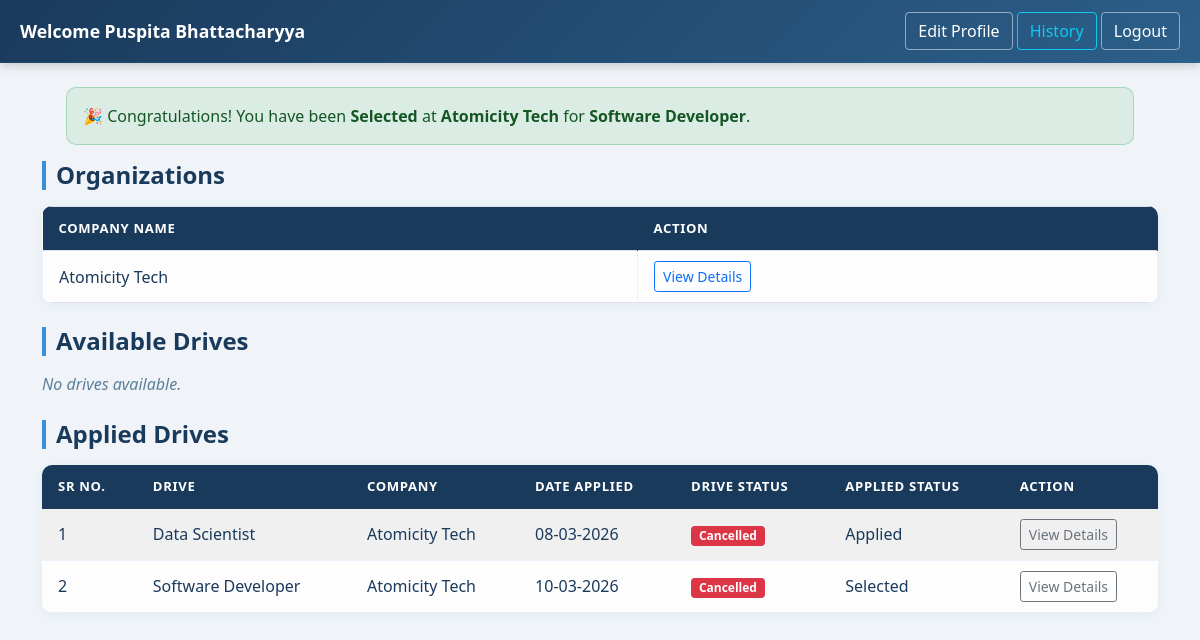
The page /student_dashboard/2 on the database as committed earlier.
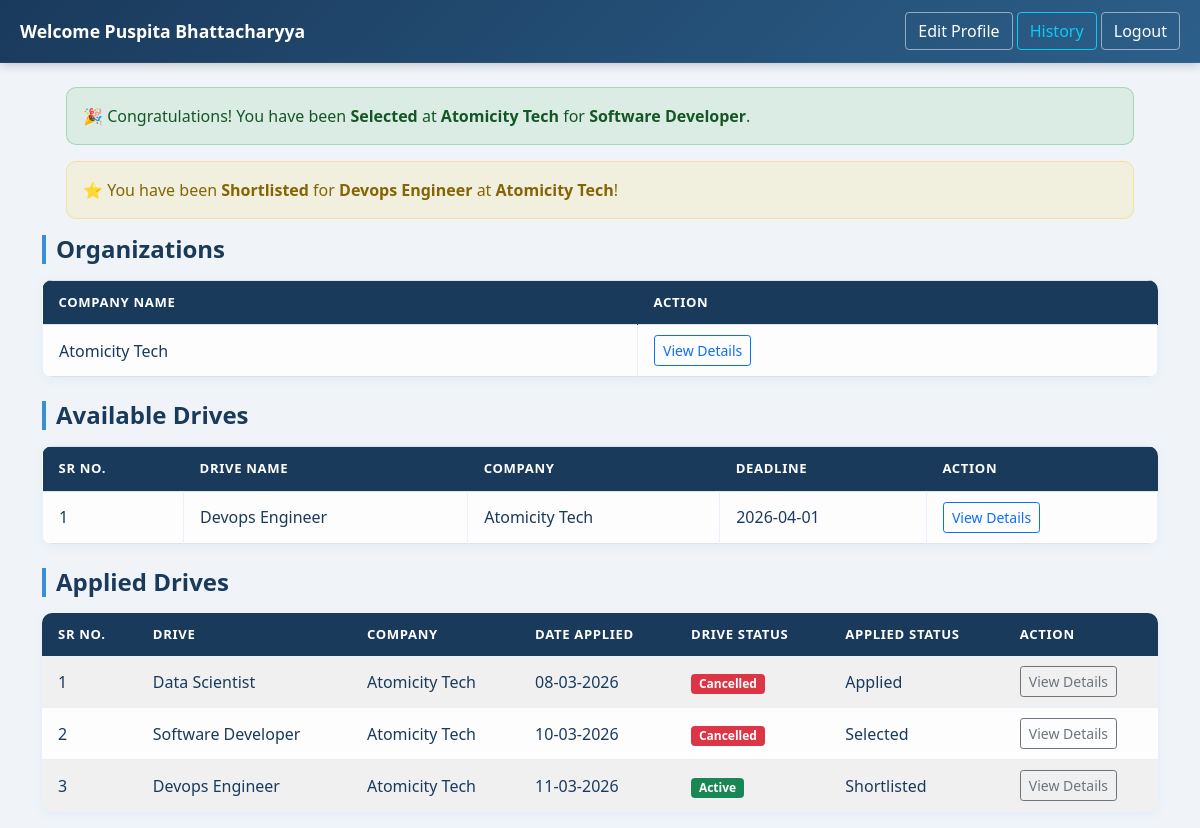
The same page on the database as committed later.
### application/models.py (models this page shows)
class Student(db.Model):
    __tablename__ = 'student'
    id = db.Column(db.Integer, primary_key=True)
    fullname = db.Column(db.String(150), nullable=False)
    user_id = db.Column(db.Integer, db.ForeignKey('user.id'), nullable=False)
    education = db.Column(db.String(200))
    skills = db.Column(db.String(300))
    resume_filename = db.Column(db.String(200))
    applications = db.relationship('Application', backref='student', lazy=True)

class Application(db.Model):
    __tablename__ = 'application'
    id = db.Column(db.Integer, primary_key=True)
    student_id = db.Column(db.Integer, db.ForeignKey('student.id'), nullable=False)
    drive_id = db.Column(db.Integer, db.ForeignKey('drive.id'), nullable=False)
    company_id = db.Column(db.Integer, db.ForeignKey('company.id'), nullable=False)
    applied_on = db.Column(db.DateTime, default=lambda: datetime.now(timezone.utc))
    status = db.Column(db.String(30), default="Applied")
    __table_args__ = (
        UniqueConstraint('student_id', 'drive_id', name='unique_application'),)

class Company(db.Model):
    __tablename__ = 'company'
    id = db.Column(db.Integer, primary_key=True)
    company_name = db.Column(db.String(150), nullable=False)
    user_id = db.Column(db.Integer, db.ForeignKey('user.id'), nullable=False)
    contact = db.Column(db.String(100))
    website = db.Column(db.String(200))
    description = db.Column(db.Text)
    is_approved = db.Column(db.Boolean, default=False)
    drives = db.relationship('Drive', backref='company', lazy=True)
    applications = db.relationship('Application', backref='company', lazy=True)

class Drive(db.Model):
    __tablename__ = 'drive'
    id = db.Column(db.Integer, primary_key=True)
    company_id = db.Column(db.Integer, db.ForeignKey('company.id'), nullable=False)
    drive_name = db.Column(db.String(150), nullable=False)
    job_title = db.Column(db.String(200), nullable=False)
    job_description = db.Column(db.Text, nullable=False)
    eligibility = db.Column(db.String(300))
    salary = db.Column(db.String(100))
    deadline = db.Column(db.Date, nullable=False)
    status = db.Column(db.String(20), default="Pending")
    created_at = db.Column(db.DateTime, default=lambda: datetime.now(timezone.utc))
    applications = db.relationship('Application', backref='drive', lazy=True)

### application/controllers.py (the view)
@app.route("/student_dashboard/<int:user_id>")
def student_dashboard(user_id):
    student = Student.query.filter_by(user_id=user_id).first()
    companies = Company.query.filter_by(is_approved=True).all()
    approved_drives = Drive.query.filter_by(status="Approved").all()
    applied_drives = Application.query.filter_by(
        student_id=student.id
    ).all()
    return render_template(
        "student_dash.html",
        student=student,
        companies=companies,
        approved_drives=approved_drives,
        applied_drives=applied_drives
    )

### templates/student_dash.html (shortened to what this page needs)
<!DOCTYPE html>
<html>
<head>
  <link href="https://cdn.jsdelivr.net/npm/bootstrap@5.0.2/dist/css/bootstrap.min.css" rel="stylesheet">
  <link rel="stylesheet" href="/static/style.css">
</head>
<body>
<nav class="navbar navbar-light bg-light px-3">
  <a class="navbar-brand">Welcome {{ student.fullname }}</a>
  <div>
    <a href="/edit_profile/{{ student.user_id }}" class="btn btn-outline-primary">Edit Profile</a>
    <a href="/student_history/{{ student.user_id }}" class="btn btn-outline-info">History</a>
    <a href="/logout" class="btn btn-outline-dark">Logout</a>
  </div>
</nav>
<div class="container mt-4">
  {% for a in applied_drives %}
    {% if a.status == "Selected" %}
      <div class="alert alert-success mx-4 mt-3">
        🎉 Congratulations! You have been <strong>Selected</strong> at <strong>{{ a.company.company_name }}</strong> for <strong>{{ a.drive.job_title }}</strong>.
      </div>
    {% elif a.status == "Rejected" %}
      <div class="alert alert-danger mx-4 mt-3">
        ❌ You have been <strong>Rejected</strong> for <strong>{{ a.drive.job_title }}</strong> at <strong>{{ a.company.company_name }}</strong>. Keep trying!
      </div>
    {% elif a.status == "Shortlisted" %}
      <div class="alert alert-warning mx-4 mt-3">
        ⭐ You have been <strong>Shortlisted</strong> for <strong>{{ a.drive.job_title }}</strong> at <strong>{{ a.company.company_name }}</strong>!
      </div>
    {% endif %}
  {% endfor %}
  <h4>Organizations</h4>
  {% if companies %}
  <table class="table table-bordered">
    <thead>
      <tr>
        <th>Company Name</th>
        <th>Action</th>
      </tr>
    </thead>
    <tbody>
      {% for c in companies %}
      <tr>
        <td>{{ c.company_name }}</td>
        <td>
          <a href="/student_view_company/{{ c.id }}/{{ student.user_id }}"
             class="btn btn-outline-primary btn-sm">
             View Details
          </a>
        </td>
      </tr>
      {% endfor %}
    </tbody>
  </table>
  {% else %}
    <p class="text-muted">No companies available.</p>
  {% endif %}
  <h4 class="mt-4">Available Drives</h4>
  {% if approved_drives %}
  <table class="table table-bordered">
    <thead>
      <tr>
        <th>Sr No.</th>
        <th>Drive Name</th>
        <th>Company</th>
        <th>Deadline</th>
        <th>Action</th>
      </tr>
    </thead>
    <tbody>
      {% for d in approved_drives %}
      <tr>
        <td>{{ loop.index }}</td>
        <td>{{ d.job_title }}</td>
        <td>{{ d.company.company_name }}</td>
        <td>{{ d.deadline }}</td>
        <td>
          <a href="/student_drive/{{ d.id }}/{{ student.user_id }}"
             class="btn btn-outline-primary btn-sm">
             View Details
          </a>
        </td>
      </tr>
      {% endfor %}
    </tbody>
  </table>
  {% else %}
    <p class="text-muted">No drives available.</p>
  {% endif %}
  <h4 class="mt-4">Applied Drives</h4>
  {% if applied_drives %}
  <table class="table table-striped">
    <thead>
      <tr>
        <th>Sr No.</th>
        <th>Drive</th>
        <th>Company</th>
        <th>Date Applied</th>
        <th>Drive Status</th>
        <th>Applied Status</th>
        <th>Action</th>
      </tr>
    </thead>
    <tbody>
      {% for a in applied_drives %}
      <tr>
        <td>{{ loop.index }}</td>
        <td>{{ a.drive.job_title }}</td>
        <td>{{ a.company.company_name }}</td>
        <td>{{ a.applied_on.strftime("%d-%m-%Y") }}</td>
        <td>
          {% if a.drive.status == "Cancelled" %}
            <span class="badge bg-danger">Cancelled</span>
          {% elif a.drive.status == "Closed" %}
            <span class="badge bg-secondary">Closed</span>
          {% else %}
            <span class="badge bg-success">Active</span>
          {% endif %}
        </td>
        <td>{{ a.status }}</td>
        <td>
          <a href="/student_drive/{{ a.drive_id }}/{{ student.user_id }}"
             class="btn btn-outline-secondary btn-sm">
             View Details
          </a>
        </td>
      </tr>
      {% endfor %}
    </tbody>
  </table>
  {% else %}
    <p class="text-muted">No applications yet.</p>
  {% endif %}
</div>
</body>
</html>

### static/style.css (style rules this page uses)
* { margin: 0; padding: 0; box-sizing: border-box; }
body { background: linear-gradient(135deg, #e8f4fd 0%, #d6eaf8 50%, #c8e6f9 100%); font-family: 'Segoe UI', sans-serif; min-height: 100vh; }
.navbar { background: rgba(255, 255, 255, 0.85) !important; backdrop-filter: blur(10px); border-bottom: 1px solid rgba(58, 143, 212, 0.15); box-shadow: 0 2px 12px rgba(100, 160, 220, 0.15); }
.navbar-brand { color: #1a3a5c !important; font-weight: 600; font-size: 1.1rem; }
.container h4, .container h5 { color: #1a3a5c; font-weight: 600; border-left: 4px solid #3a8fd4; padding-left: 10px; margin-bottom: 16px; }
.table { background: rgba(255, 255, 255, 0.85); border-radius: 10px; overflow: hidden; box-shadow: 0 2px 12px rgba(100, 160, 220, 0.1); }
.table thead th { background: #1a3a5c !important; color: #ffffff !important; font-size: 0.82rem; text-transform: uppercase; letter-spacing: 0.05em; border: none !important; padding: 12px 16px; }
.table tbody tr { transition: background 0.15s; }
.table tbody td { color: #1a3a5c; vertical-align: middle; border-color: rgba(58, 143, 212, 0.1) !important; padding: 10px 16px; }
.alert-success { background: rgba(40, 167, 69, 0.1) !important; border-color: rgba(40, 167, 69, 0.3) !important; color: #155724 !important; border-radius: 10px !important; }
.alert-warning { background: rgba(255, 193, 7, 0.1) !important; border-color: rgba(255, 193, 7, 0.3) !important; color: #856404 !important; border-radius: 10px !important; }
.navbar { background: linear-gradient(135deg, #1a3a5c, #2c5f8a) !important; box-shadow: 0 2px 10px rgba(0,0,0,0.2); padding: 12px 20px !important; }
.navbar-brand { color: #ffffff !important; font-weight: 600 !important; font-size: 1.1rem !important; }
.navbar .btn-outline-primary { color: #fff !important; border-color: rgba(255,255,255,0.5) !important; }
.navbar .btn-outline-dark { color: #fff !important; border-color: rgba(255,255,255,0.5) !important; }
h4.mt-4 { color: #1a3a5c; font-weight: 600; border-left: 4px solid #3a8fd4; padding-left: 10px; margin-bottom: 16px !important; }
body { background: #f0f4f8 !important; }

Rows that differ between the two databases and show on the page:
added Application: drive.job_title "Devops Engineer", company.company_name "Atomicity Tech", applied_on "11-03-2026", shows "Active", status "Shortlisted"
added Drive: job_title "Devops Engineer", company.company_name "Atomicity Tech", deadline "2026-04-01"
Other text that changed with them:
text no longer shown: "No drives available."
text now shown: "SR NO. DRIVE NAME COMPANY DEADLINE ACTION"
